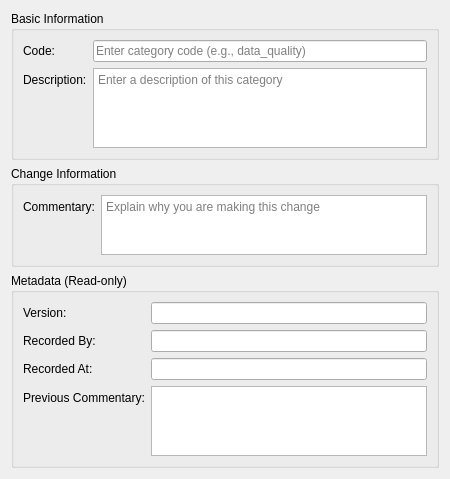
<?xml version="1.0" encoding="UTF-8"?>
<ui version="4.0">
 <class>ChangeReasonCategoryDetailDialog</class>
 <widget class="QWidget" name="ChangeReasonCategoryDetailDialog">
  <property name="geometry">
   <rect>
    <x>0</x>
    <y>0</y>
    <width>450</width>
    <height>350</height>
   </rect>
  </property>
  <property name="sizePolicy">
   <sizepolicy hsizetype="Preferred" vsizetype="Preferred">
    <horstretch>0</horstretch>
    <verstretch>0</verstretch>
   </sizepolicy>
  </property>
  <property name="minimumSize">
   <size>
    <width>400</width>
    <height>0</height>
   </size>
  </property>
  <property name="windowTitle">
   <string>Change Reason Category Details</string>
  </property>
  <layout class="QVBoxLayout" name="verticalLayout">
   <item>
    <widget class="QGroupBox" name="basicInfoGroup">
     <property name="title">
      <string>Basic Information</string>
     </property>
     <layout class="QFormLayout" name="formLayout">
      <item row="0" column="0">
       <widget class="QLabel" name="labelCode">
        <property name="text">
         <string>Code:</string>
        </property>
       </widget>
      </item>
      <item row="0" column="1">
       <widget class="QLineEdit" name="codeEdit">
        <property name="placeholderText">
         <string>Enter category code (e.g., data_quality)</string>
        </property>
       </widget>
      </item>
      <item row="1" column="0">
       <widget class="QLabel" name="labelDescription">
        <property name="text">
         <string>Description:</string>
        </property>
       </widget>
      </item>
      <item row="1" column="1">
       <widget class="QTextEdit" name="descriptionEdit">
        <property name="minimumSize">
         <size>
          <width>0</width>
          <height>80</height>
         </size>
        </property>
        <property name="maximumSize">
         <size>
          <width>16777215</width>
          <height>120</height>
         </size>
        </property>
        <property name="placeholderText">
         <string>Enter a description of this category</string>
        </property>
       </widget>
      </item>
     </layout>
    </widget>
   </item>
   <item>
    <widget class="QGroupBox" name="changeInfoGroup">
     <property name="title">
      <string>Change Information</string>
     </property>
     <layout class="QFormLayout" name="changeInfoLayout">
      <item row="0" column="0">
       <widget class="QLabel" name="labelChangeCommentary">
        <property name="text">
         <string>Commentary:</string>
        </property>
       </widget>
      </item>
      <item row="0" column="1">
       <widget class="QPlainTextEdit" name="changeCommentaryEdit">
        <property name="minimumSize">
         <size>
          <width>0</width>
          <height>60</height>
         </size>
        </property>
        <property name="maximumSize">
         <size>
          <width>16777215</width>
          <height>100</height>
         </size>
        </property>
        <property name="placeholderText">
         <string>Explain why you are making this change</string>
        </property>
       </widget>
      </item>
     </layout>
    </widget>
   </item>
   <item>
    <widget class="QGroupBox" name="metadataGroup">
     <property name="title">
      <string>Metadata (Read-only)</string>
     </property>
     <layout class="QFormLayout" name="formLayout_2">
      <item row="0" column="0">
       <widget class="QLabel" name="labelVersion">
        <property name="text">
         <string>Version:</string>
        </property>
       </widget>
      </item>
      <item row="0" column="1">
       <widget class="QLineEdit" name="versionEdit">
        <property name="readOnly">
         <bool>true</bool>
        </property>
       </widget>
      </item>
      <item row="1" column="0">
       <widget class="QLabel" name="labelRecordedBy">
        <property name="text">
         <string>Recorded By:</string>
        </property>
       </widget>
      </item>
      <item row="1" column="1">
       <widget class="QLineEdit" name="recordedByEdit">
        <property name="readOnly">
         <bool>true</bool>
        </property>
       </widget>
      </item>
      <item row="2" column="0">
       <widget class="QLabel" name="labelRecordedAt">
        <property name="text">
         <string>Recorded At:</string>
        </property>
       </widget>
      </item>
      <item row="2" column="1">
       <widget class="QLineEdit" name="recordedAtEdit">
        <property name="readOnly">
         <bool>true</bool>
        </property>
       </widget>
      </item>
      <item row="3" column="0">
       <widget class="QLabel" name="labelPrevCommentary">
        <property name="text">
         <string>Previous Commentary:</string>
        </property>
       </widget>
      </item>
      <item row="3" column="1">
       <widget class="QPlainTextEdit" name="prevCommentaryEdit">
        <property name="readOnly">
         <bool>true</bool>
        </property>
        <property name="maximumSize">
         <size>
          <width>16777215</width>
          <height>80</height>
         </size>
        </property>
       </widget>
      </item>
     </layout>
    </widget>
   </item>
   <item>
    <spacer name="verticalSpacer">
     <property name="orientation">
      <enum>Qt::Vertical</enum>
     </property>
     <property name="sizeHint" stdset="0">
      <size>
       <width>20</width>
       <height>40</height>
      </size>
     </property>
    </spacer>
   </item>
  </layout>
 </widget>
 <resources/>
 <connections/>
</ui>
